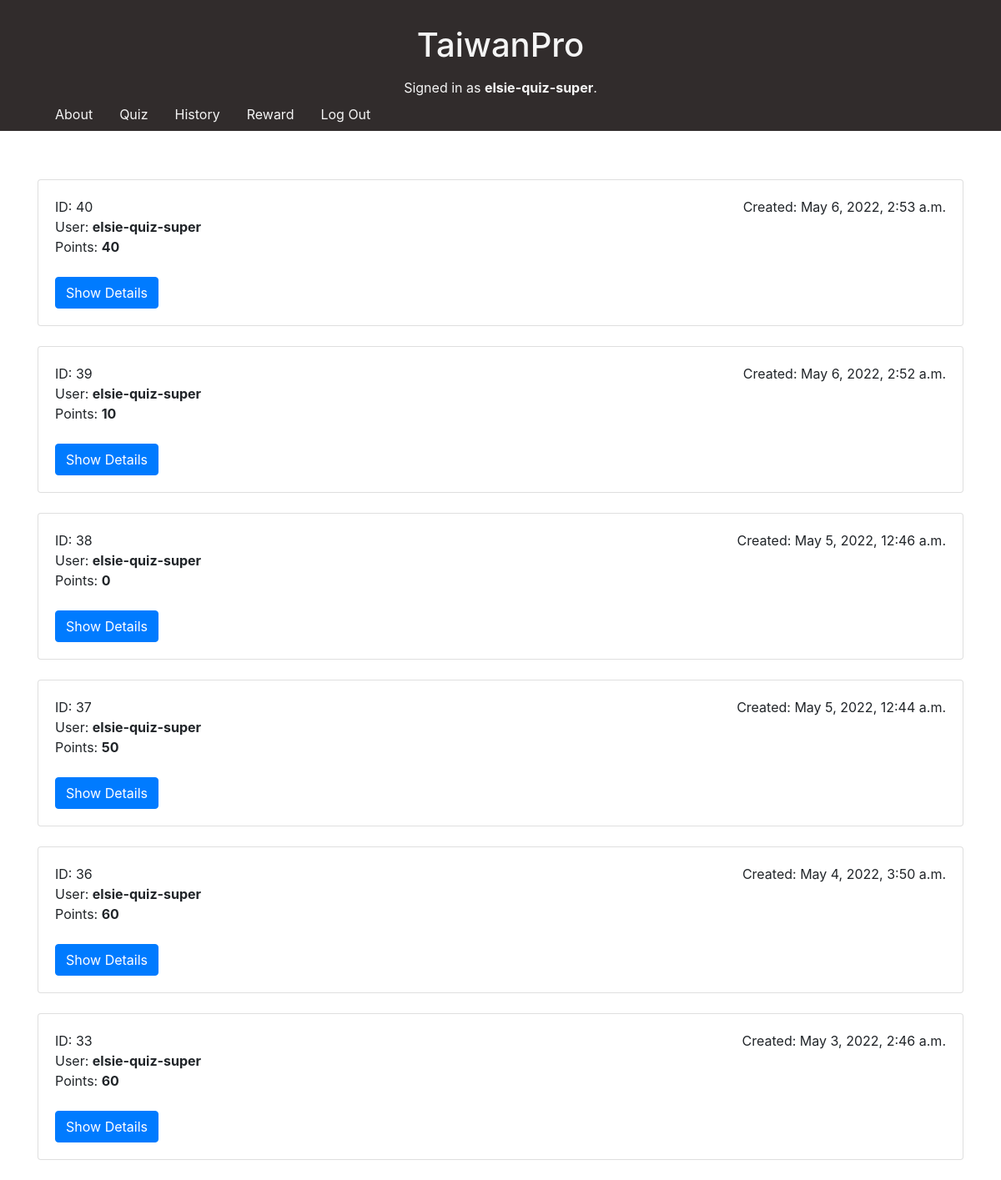
The app's page /history_view (signed in) with its own data.
### quiz/models.py (models this page shows, shortened)
class User(AbstractUser):
    pass

class Report(models.Model):
    user = models.ForeignKey(User, related_name="reports", on_delete=models.CASCADE)
    created_time = models.DateTimeField(auto_now_add=True)
    answers = models.ManyToManyField("Answer", related_name="reports", blank=True)
    points = models.IntegerField(default=0)

### quiz/views.py (the view)
# urls.py: path("history_view", views.history_view, name="history_view"),
@login_required
def history_view(request):
    current_user = User.objects.get(id=request.user.id)
    reports = Report.objects.filter(user=current_user).order_by("-id").all()
    return render(request, "quiz/history.html",{
        "reports": reports
    })

### quiz/templates/quiz/history.html (shortened to what this page needs)
{% extends "quiz/layout.html" %}
{% block body %}
<div class="container">
        {% for i in reports %}
        <div class="card paddings history_view" id="history_view">
            <div class="card-text">
                <div class="inlineleft">ID: {{ i.id }}&nbsp;&nbsp;&nbsp;</div>
                <div class="inlineright">Created: {{ i.created_time }}</div>
            </div>
            <div class="card-text">
                <div>User: <b>{{ i.user }}</b></div>
            </div>
            <div class="card-text">
                <div>Points: <b>{{ i.points }}</b></div>
            </div>
            <br>
            <div class="card-text">
                <button type="button" class="sub_btn btn btn-primary details_btn" id="detailsid_{{ i.id }}" data-detailsid="{{ i.id }}">Show Details</button>
            </div>
        </div>
        <br>
        {% endfor %}
</div>
{% endblock %}

### quiz/templates/quiz/layout.html (shortened to what this page needs)
{% load static %}
<!DOCTYPE html>
<html lang="en">
    <head>
        <link rel="stylesheet" href="https://stackpath.bootstrapcdn.com/bootstrap/4.4.1/css/bootstrap.min.css">
        <link rel="stylesheet" href="{% static 'quiz/styles.css' %}?{% now 'U' %}" type="text/css">
        <link rel="stylesheet" href="https://maxcdn.bootstrapcdn.com/bootstrap/4.5.2/css/bootstrap.min.css">
    </head>
    <body>
        <div style="background-color:rgb(49, 44, 44); text-align: center; color: whitesmoke;">
            <h1 style='padding-top: 30px;padding-bottom:5px;margin-bottom: 10px;'>TaiwanPro</h1>
            <ul class="nav justify-content-center">
                {% if user.is_authenticated %}
                <li class="nav-item">
                    Signed in as <strong>{{ user.username }}</strong>.
                </li>
                {% else %}
                <li class="nav-item">
                    Not signed in.
                </li>
                {% endif %}
            </ul>
            <ul class="nav" style="margin-left: 50px;">
                <li class="nav-item">
                    <a class="nav-link" href="{% url 'index' %}" style="color: whitesmoke;">About</a>
                </li>
                {% if user.is_authenticated %}
                    <li class="nav-item">
                        <a class="nav-link" href="{% url 'quiz_view' %}" style="color: whitesmoke;">Quiz</a>
                    </li>
                    <li class="nav-item">
                        <a class="nav-link" href="{% url 'history_view' %}" style="color: whitesmoke;">History</a>
                    </li>
                    <li class="nav-item">
                        <a class="nav-link" href="{% url 'reward_view' %}" style="color: whitesmoke;">Reward</a>
                    </li>
                    <li class="nav-item">
                        <a class="nav-link" href="{% url 'logout_view' %}" style="color: whitesmoke;">Log Out</a>
                    </li>
                {% endif %}
            </ul>
        </div>
        <br>
        <br>
        {% block body %}
        {% endblock %}
    </body>
</html>

### quiz/static/quiz/styles.css (style rules this page uses)
.container { margin-left: 50px; margin-right: 50px; margin-top: 10px; }
.paddings { padding-top: 20px; padding-left: 20px; padding-right: 20px; padding-bottom: 20px; }
.inlineleft { float: left; }
.inlineright { float: right; }

### records on screen
User: username "elsie-quiz-super"
Report: id "40", created_time "May 6, 2022, 2:53 a.m.", user "elsie-quiz-super", points "40"
Report: id "39", created_time "May 6, 2022, 2:52 a.m.", user "elsie-quiz-super", points "10"
Report: id "38", created_time "May 5, 2022, 12:46 a.m.", user "elsie-quiz-super", points "0"
Report: id "37", created_time "May 5, 2022, 12:44 a.m.", user "elsie-quiz-super", points "50"
Report: id "36", created_time "May 4, 2022, 3:50 a.m.", user "elsie-quiz-super", points "60"
Report: id "33", created_time "May 3, 2022, 2:46 a.m.", user "elsie-quiz-super", points "60"
